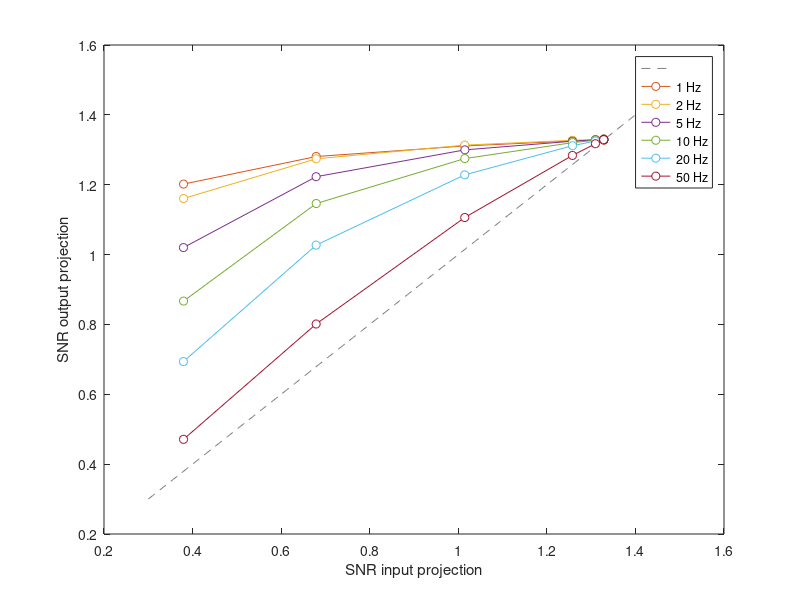

Here is the MATLAB script that generated this plot:
clear;
clc;
close all;

SNR_var = linspace(0.3,1.5,128);

figure,

load('cut_off_1Hz_param.mat');
plot(SNR_var, SNR_var, '--', 'color', [0.5, 0.5, 0.5]); hold on;
plot(SNR_input, SNR_output, '-o', 'MarkerFaceColor', 'w');

load('cut_off_2Hz_param.mat');
plot(SNR_input, SNR_output, '-o', 'MarkerFaceColor', 'w');

load('cut_off_5Hz_param.mat');
plot(SNR_input, SNR_output, '-o', 'MarkerFaceColor', 'w');

load('cut_off_10Hz_param.mat');
plot(SNR_input, SNR_output, '-o', 'MarkerFaceColor', 'w');

load('cut_off_20Hz_param.mat');
plot(SNR_input, SNR_output, '-o', 'MarkerFaceColor', 'w');

load('cut_off_50Hz_param.mat');
plot(SNR_input, SNR_output, '-o', 'MarkerFaceColor', 'w');

legend({'', '1 Hz', '2 Hz', '5 Hz', '10 Hz', '20 Hz', '50 Hz'});

xlabel('SNR input projection');
ylabel('SNR output projection');